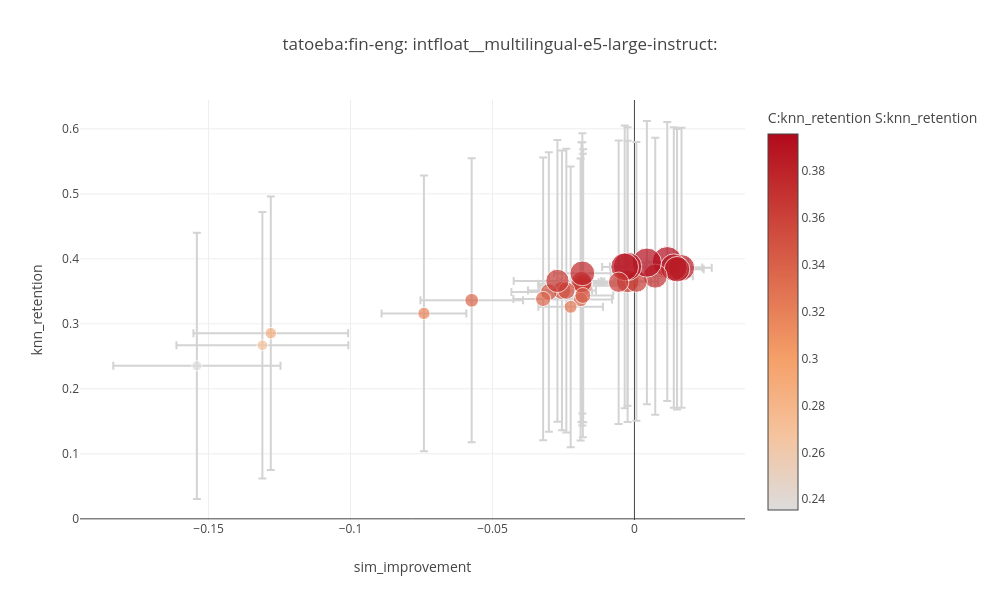
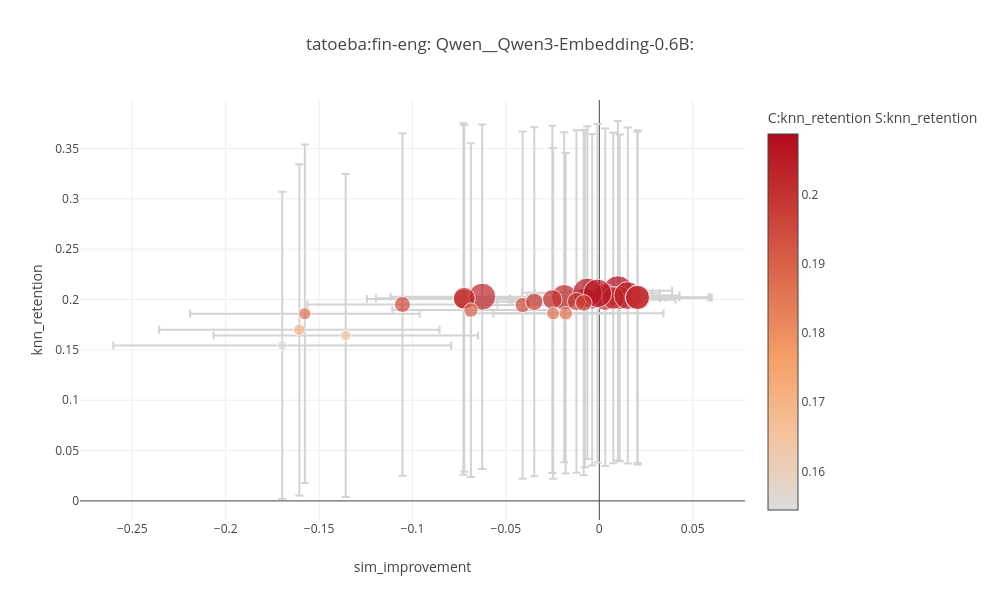

Here is the notebook cell these charts were saved with, in order:
### Code cell
for m in models:
    df = dfs[m]
    #print(df.columns)
    #plot(df, "displacement", y="score_mean", sizes="parallel_fraction", colors="prompt_label", title=f"{dataset}: {m}: Does more movement(x) mean better score(y)")
    #plot(df, "sim_improvement", y="score_mean", title=f"{dataset}: {m}: Does sim-improvement (x) actually mean better score? (y)")
    #plot(df, "chord_similarity", y="score_mean", title=f"{dataset}: {m}: Angle of change wrt. Query-Answer(x) line vs. performance")
    #plot(df, "displacement", y="sim_improvement", title=f"{dataset}: {m}: Movement (x) vs. similarity improvement(y).")
    #plot(df, "parallel_fraction", y="sim_improvement", title=f"{dataset}: {m}: Fraction of change toward Answer (x) vs. similarity gains.")
    #plot(df, "displacement", y="parallel_fraction", sizes="score_mean", colors="prompt_label", title=f"{dataset}: {m}: Does more movement(x) mean better score(y)")
    #plot(df, "chord_similarity", y="score_mean", title=f"{dataset}: {m}: Fraction of change toward Answer (x) vs. performance(y).")
    plot(df, "sim_improvement", y="knn_retention", sizes="knn_retention", colors="knn_retention",title=f"{dataset}: {m}:")

### Figure 1 — Plotly figure (JSON) as saved in the notebook; plotly's stock layout.template omitted (floating-point values rounded to 4 significant figures)
{"data": [{"error_x": {"array": [0.007283, 0.01065, 0.01001, 0.009385, 0.01325, 0.0158, 0.01198, 0.008212, 0.01543, 0.007671, 0.00634, 0.007408, 0.006185, 0.009063, 0.007947, 0.01, 0.0132, 0.0154, 0.02946, 0.007028, 0.01047, 0.02724, 0.03028, 0.01493, 0.01805, 0.01106, 0.01069, 0.01137], "color": "lightgray", "type": "data", "visible": true}, "error_y": {"array": [0.2146, 0.2153, 0.2158, 0.2156, 0.2131, 0.2101, 0.2153, 0.2165, 0.2178, 0.2145, 0.2179, 0.2152, 0.2141, 0.2184, 0.2175, 0.2155, 0.215, 0.2167, 0.2049, 0.218, 0.2175, 0.2104, 0.2052, 0.2123, 0.2186, 0.2171, 0.2181, 0.216], "color": "lightgray", "type": "data", "visible": true}, "hovertemplate": "<b>Prompt:</b> %{text}<br><b>X (distance):</b> %{x:.4f}<br><b>Y (score):</b> %{y:.4f}<br>", "marker": {"color": [0.3958, 0.3863, 0.3868, 0.384, 0.3734, 0.3587, 0.3515, 0.3653, 0.3615, 0.3653, 0.3942, 0.3643, 0.3883, 0.3512, 0.3877, 0.3777, 0.349, 0.3661, 0.2354, 0.3641, 0.3383, 0.2856, 0.267, 0.3161, 0.3362, 0.3375, 0.3437, 0.3262], "colorbar": {"title": {"text": "C:knn_retention S:knn_retention"}}, "showscale": true, "size": [30.0, 26.3, 27.04, 25.56, 24.07, 18.89, 18.15, 22.59, 19.63, 21.85, 29.26, 21.11, 28.52, 17.41, 27.78, 24.81, 16.67, 23.33, 10.0, 20.37, 15.19, 11.48, 10.74, 12.22, 13.7, 14.44, 15.93, 12.96]}, "mode": "markers", "text": ["Retrieve the corresponding translation", "Find the equivalent sentence in another language", "Retrieve a parallel sentence", "Given an English sentence, find its translation", "Match the English sentence to its translated counterpart in the target language", "Identify the sentence in the target language that is a direct translation of the given English source sentence", "Retrieve", "Find translation", "Given the following English text, retrieve the passage that is a faithful and accurate translation of it into a non-English language", "Translate", "Find a sentence that has similar meaning", "Retrieve a semantically similar passage", "Find a paraphrase of the given sentence", "Retrieve the most thematically related passage from the document corpus", "Find a sentence that discusses the same topic", "Given a query sentence, retrieve passages that are topically relevant", "Identify the passage that best captures the intent of the following sentence", "Retrieve the passage that contains overlapping vocabulary with the source sentence", "Classify the sentiment of the given review as positive or negative", "Summarize the following paragraph in two sentences", "Answer the following question based on the provided context", "Extract all named entities from the following sentence and label them as PERSON, ORGANIZATION, or LOCATION", "Determine whether the following two statements are contradictory, entailed, or neutral", "Generate a creative short story based on the following prompt", "Given the following code snippet, identify and fix the bug", "asdfjkl qpwoeiru zxcvbnm", "hgJKSbf oiawnef LKJHDS kdjfbs", "!!!! ??? ### @@@"], "type": "scatter", "x": [0.01156, 0.01658, 0.01386, 0.015, 0.007335, -0.01803, -0.02553, -0.002402, -0.01837, 0.0006964, 0.004388, -0.01866, -0.002431, -0.02398, -0.003429, -0.01835, -0.03014, -0.02712, -0.1541, -0.005564, -0.03216, -0.1281, -0.1311, -0.07415, -0.05733, -0.01897, -0.01817, -0.02247], "y": [0.3958, 0.3863, 0.3868, 0.384, 0.3734, 0.3587, 0.3515, 0.3653, 0.3615, 0.3653, 0.3942, 0.3643, 0.3883, 0.3512, 0.3877, 0.3777, 0.349, 0.3661, 0.2354, 0.3641, 0.3383, 0.2856, 0.267, 0.3161, 0.3362, 0.3375, 0.3437, 0.3262]}], "layout": {"height": 600, "legend": {"title": {"text": "colors:knn_retention, size:knn_retention"}}, "title": {"text": "tatoeba:fin-eng: intfloat__multilingual-e5-large-instruct:"}, "width": 1000, "xaxis": {"title": {"text": "sim_improvement"}}, "yaxis": {"title": {"text": "knn_retention"}}}}

### Figure 2 — Plotly figure (JSON) as saved in the notebook; plotly's stock layout.template omitted (floating-point values rounded to 4 significant figures)
{"data": [{"error_x": {"array": [0.02902, 0.04458, 0.04927, 0.03969, 0.04013, 0.04039, 0.03367, 0.02804, 0.03499, 0.02768, 0.03893, 0.05239, 0.03806, 0.05163, 0.03467, 0.04908, 0.03206, 0.03339, 0.07081, 0.02876, 0.04728, 0.07503, 0.09047, 0.06146, 0.05091, 0.03246, 0.04204, 0.0303], "color": "lightgray", "type": "data", "visible": true}, "error_y": {"array": [0.1685, 0.1645, 0.1623, 0.1676, 0.1676, 0.1639, 0.1724, 0.1641, 0.1652, 0.1667, 0.1659, 0.1591, 0.1644, 0.1744, 0.1701, 0.171, 0.1642, 0.1681, 0.1602, 0.1712, 0.1721, 0.1645, 0.1525, 0.1681, 0.1701, 0.1724, 0.1656, 0.1733], "color": "lightgray", "type": "data", "visible": true}, "hovertemplate": "<b>Prompt:</b> %{text}<br><b>X (distance):</b> %{x:.4f}<br><b>Y (score):</b> %{y:.4f}<br>", "marker": {"color": [0.2087, 0.1998, 0.2016, 0.2023, 0.2009, 0.2022, 0.2001, 0.2015, 0.2068, 0.2039, 0.2021, 0.1863, 0.2021, 0.2004, 0.198, 0.2028, 0.1862, 0.2061, 0.1643, 0.1966, 0.2012, 0.17, 0.1544, 0.1859, 0.1951, 0.1945, 0.1895, 0.1978], "colorbar": {"title": {"text": "C:knn_retention S:knn_retention"}}, "showscale": true, "size": [30.0, 18.89, 23.33, 26.3, 21.11, 25.56, 19.63, 22.59, 29.26, 27.78, 24.81, 13.7, 24.07, 20.37, 18.15, 27.04, 12.96, 28.52, 10.74, 16.67, 21.85, 11.48, 10.0, 12.22, 15.93, 15.19, 14.44, 17.41]}, "mode": "markers", "text": ["Retrieve the corresponding translation", "Find the equivalent sentence in another language", "Retrieve a parallel sentence", "Given an English sentence, find its translation", "Match the English sentence to its translated counterpart in the target language", "Identify the sentence in the target language that is a direct translation of the given English source sentence", "Retrieve", "Find translation", "Given the following English text, retrieve the passage that is a faithful and accurate translation of it into a non-English language", "Translate", "Find a sentence that has similar meaning", "Retrieve a semantically similar passage", "Find a paraphrase of the given sentence", "Retrieve the most thematically related passage from the document corpus", "Find a sentence that discusses the same topic", "Given a query sentence, retrieve passages that are topically relevant", "Identify the passage that best captures the intent of the following sentence", "Retrieve the passage that contains overlapping vocabulary with the source sentence", "Classify the sentiment of the given review as positive or negative", "Summarize the following paragraph in two sentences", "Answer the following question based on the provided context", "Extract all named entities from the following sentence and label them as PERSON, ORGANIZATION, or LOCATION", "Determine whether the following two statements are contradictory, entailed, or neutral", "Generate a creative short story based on the following prompt", "Given the following code snippet, identify and fix the bug", "asdfjkl qpwoeiru zxcvbnm", "hgJKSbf oiawnef LKJHDS kdjfbs", "!!!! ??? ### @@@"], "type": "scatter", "x": [0.009965, -0.003804, 0.01092, 0.003189, -0.007718, -0.01879, -0.02515, 0.007461, -0.006422, 0.01524, 0.02054, -0.01801, 0.0204, -0.07277, -0.01223, -0.06267, -0.02469, -0.0009789, -0.1358, -0.008325, -0.07228, -0.1606, -0.1697, -0.1576, -0.1054, -0.04104, -0.06872, -0.0348], "y": [0.2087, 0.1998, 0.2016, 0.2023, 0.2009, 0.2022, 0.2001, 0.2015, 0.2068, 0.2039, 0.2021, 0.1863, 0.2021, 0.2004, 0.198, 0.2028, 0.1862, 0.2061, 0.1643, 0.1966, 0.2012, 0.17, 0.1544, 0.1859, 0.1951, 0.1945, 0.1895, 0.1978]}], "layout": {"height": 600, "legend": {"title": {"text": "colors:knn_retention, size:knn_retention"}}, "title": {"text": "tatoeba:fin-eng: Qwen__Qwen3-Embedding-0.6B:"}, "width": 1000, "xaxis": {"title": {"text": "sim_improvement"}}, "yaxis": {"title": {"text": "knn_retention"}}}}
